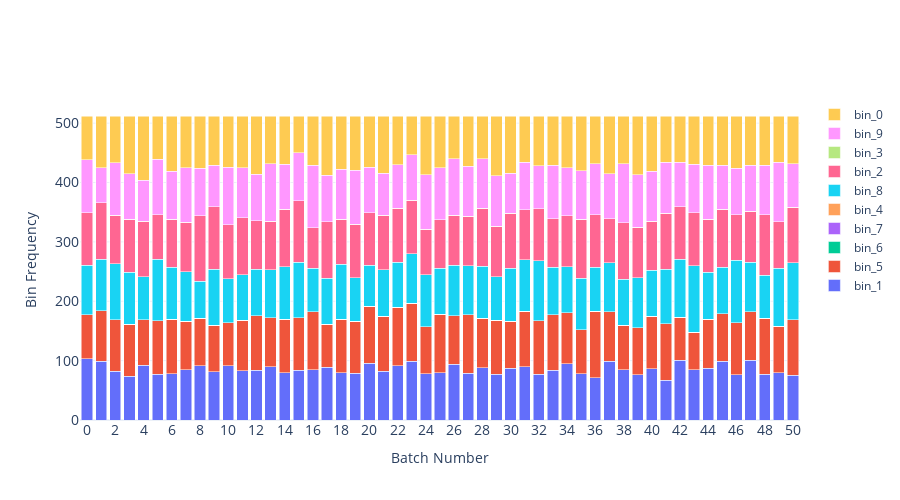

Notebook code for this chart:
### Code cell
fig = plot_batches(all_batches)
fig.update_layout(
        autosize=False,
        width=900,
        height=500,
    # title_text="",
        yaxis=dict(
            title_text="Bin Frequency",
            titlefont=dict(size=14),
            tickfont=dict(size=14),
        ),
        xaxis=dict(
            title_text="Batch Number",
            titlefont=dict(size=14),
            tickfont=dict(size=14),
        ),
    barmode="stack",
    )
fig.show()

### Figure 1 — Plotly figure (JSON) as saved in the notebook; plotly's stock layout.template omitted (floating-point values rounded to 4 significant figures)
{"data": [{"name": "bin_1", "textposition": "auto", "type": "bar", "x": ["0", "1", "2", "3", "4", "5", "6", "7", "8", "9", "10", "11", "12", "13", "14", "15", "16", "17", "18", "19", "20", "21", "22", "23", "24", "25", "26", "27", "28", "29", "30", "31", "32", "33", "34", "35", "36", "37", "38", "39", "40", "41", "42", "43", "44", "45", "46", "47", "48", "49", "50"], "y": [103, 99, 82, 74, 92, 77, 78, 85, 91, 81, 91, 83, 84, 90, 80, 84, 85, 89, 80, 79, 96, 82, 91, 99, 78, 80, 94, 79, 88, 77, 87, 90, 77, 84, 95, 78, 71, 99, 85, 76, 86, 67, 101, 85, 87, 99, 76, 101, 77, 80, 75]}, {"name": "bin_5", "textposition": "auto", "type": "bar", "x": ["0", "1", "2", "3", "4", "5", "6", "7", "8", "9", "10", "11", "12", "13", "14", "15", "16", "17", "18", "19", "20", "21", "22", "23", "24", "25", "26", "27", "28", "29", "30", "31", "32", "33", "34", "35", "36", "37", "38", "39", "40", "41", "42", "43", "44", "45", "46", "47", "48", "49", "50"], "y": [74, 85, 87, 87, 77, 90, 92, 81, 80, 79, 73, 85, 92, 82, 90, 88, 97, 72, 90, 87, 96, 93, 99, 98, 79, 98, 82, 98, 83, 91, 79, 93, 90, 93, 86, 74, 112, 83, 75, 79, 89, 95, 72, 63, 83, 80, 88, 81, 94, 78, 94]}, {"name": "bin_6", "textposition": "auto", "type": "bar", "x": ["0", "1", "2", "3", "4", "5", "6", "7", "8", "9", "10", "11", "12", "13", "14", "15", "16", "17", "18", "19", "20", "21", "22", "23", "24", "25", "26", "27", "28", "29", "30", "31", "32", "33", "34", "35", "36", "37", "38", "39", "40", "41", "42", "43", "44", "45", "46", "47", "48", "49", "50"], "y": [0, 0, 0, 0, 0, 0, 0, 0, 0, 0, 0, 0, 0, 0, 0, 0, 0, 0, 0, 0, 0, 0, 0, 0, 0, 0, 0, 0, 0, 0, 0, 0, 0, 0, 0, 0, 0, 0, 0, 0, 0, 0, 0, 0, 0, 0, 0, 0, 0, 0, 0]}, {"name": "bin_7", "textposition": "auto", "type": "bar", "x": ["0", "1", "2", "3", "4", "5", "6", "7", "8", "9", "10", "11", "12", "13", "14", "15", "16", "17", "18", "19", "20", "21", "22", "23", "24", "25", "26", "27", "28", "29", "30", "31", "32", "33", "34", "35", "36", "37", "38", "39", "40", "41", "42", "43", "44", "45", "46", "47", "48", "49", "50"], "y": [0, 0, 0, 0, 0, 0, 0, 0, 0, 0, 0, 0, 0, 0, 0, 0, 0, 0, 0, 0, 0, 0, 0, 0, 0, 0, 0, 0, 0, 0, 0, 0, 0, 0, 0, 0, 0, 0, 0, 0, 0, 0, 0, 0, 0, 0, 0, 0, 0, 0, 0]}, {"name": "bin_4", "textposition": "auto", "type": "bar", "x": ["0", "1", "2", "3", "4", "5", "6", "7", "8", "9", "10", "11", "12", "13", "14", "15", "16", "17", "18", "19", "20", "21", "22", "23", "24", "25", "26", "27", "28", "29", "30", "31", "32", "33", "34", "35", "36", "37", "38", "39", "40", "41", "42", "43", "44", "45", "46", "47", "48", "49", "50"], "y": [0, 0, 0, 0, 0, 0, 0, 0, 0, 0, 0, 0, 0, 0, 0, 0, 0, 0, 0, 0, 0, 0, 0, 0, 0, 0, 0, 0, 0, 0, 0, 0, 0, 0, 0, 0, 0, 0, 0, 0, 0, 0, 0, 0, 0, 0, 0, 0, 0, 0, 0]}, {"name": "bin_8", "textposition": "auto", "type": "bar", "x": ["0", "1", "2", "3", "4", "5", "6", "7", "8", "9", "10", "11", "12", "13", "14", "15", "16", "17", "18", "19", "20", "21", "22", "23", "24", "25", "26", "27", "28", "29", "30", "31", "32", "33", "34", "35", "36", "37", "38", "39", "40", "41", "42", "43", "44", "45", "46", "47", "48", "49", "50"], "y": [84, 87, 94, 88, 72, 104, 87, 84, 63, 94, 74, 77, 78, 81, 88, 94, 74, 78, 92, 74, 69, 78, 76, 83, 88, 78, 85, 83, 88, 73, 90, 87, 101, 80, 77, 87, 74, 83, 77, 85, 77, 92, 98, 112, 79, 78, 105, 84, 73, 98, 96]}, {"name": "bin_2", "textposition": "auto", "type": "bar", "x": ["0", "1", "2", "3", "4", "5", "6", "7", "8", "9", "10", "11", "12", "13", "14", "15", "16", "17", "18", "19", "20", "21", "22", "23", "24", "25", "26", "27", "28", "29", "30", "31", "32", "33", "34", "35", "36", "37", "38", "39", "40", "41", "42", "43", "44", "45", "46", "47", "48", "49", "50"], "y": [88, 95, 82, 89, 94, 75, 81, 83, 110, 105, 91, 96, 82, 82, 97, 103, 68, 95, 76, 90, 88, 92, 91, 90, 76, 81, 84, 83, 98, 85, 92, 84, 88, 82, 86, 99, 89, 74, 95, 85, 83, 94, 88, 89, 89, 98, 77, 86, 102, 78, 93]}, {"name": "bin_3", "textposition": "auto", "type": "bar", "x": ["0", "1", "2", "3", "4", "5", "6", "7", "8", "9", "10", "11", "12", "13", "14", "15", "16", "17", "18", "19", "20", "21", "22", "23", "24", "25", "26", "27", "28", "29", "30", "31", "32", "33", "34", "35", "36", "37", "38", "39", "40", "41", "42", "43", "44", "45", "46", "47", "48", "49", "50"], "y": [0, 0, 0, 0, 0, 0, 0, 0, 0, 0, 0, 0, 0, 0, 0, 0, 0, 0, 0, 0, 0, 0, 0, 0, 0, 0, 0, 0, 0, 0, 0, 0, 0, 0, 0, 0, 0, 0, 0, 0, 0, 0, 0, 0, 0, 0, 0, 0, 0, 0, 0]}, {"name": "bin_9", "textposition": "auto", "type": "bar", "x": ["0", "1", "2", "3", "4", "5", "6", "7", "8", "9", "10", "11", "12", "13", "14", "15", "16", "17", "18", "19", "20", "21", "22", "23", "24", "25", "26", "27", "28", "29", "30", "31", "32", "33", "34", "35", "36", "37", "38", "39", "40", "41", "42", "43", "44", "45", "46", "47", "48", "49", "50"], "y": [89, 59, 88, 77, 69, 93, 81, 92, 80, 70, 97, 84, 78, 97, 76, 81, 105, 78, 84, 91, 77, 71, 73, 77, 92, 88, 95, 84, 83, 85, 68, 80, 72, 90, 81, 82, 86, 76, 100, 88, 84, 86, 75, 82, 91, 74, 78, 77, 83, 100, 74]}, {"name": "bin_0", "textposition": "auto", "type": "bar", "x": ["0", "1", "2", "3", "4", "5", "6", "7", "8", "9", "10", "11", "12", "13", "14", "15", "16", "17", "18", "19", "20", "21", "22", "23", "24", "25", "26", "27", "28", "29", "30", "31", "32", "33", "34", "35", "36", "37", "38", "39", "40", "41", "42", "43", "44", "45", "46", "47", "48", "49", "50"], "y": [74, 87, 79, 97, 108, 73, 93, 87, 88, 83, 86, 87, 98, 80, 81, 62, 83, 100, 90, 91, 86, 96, 82, 65, 99, 87, 72, 85, 72, 101, 96, 78, 84, 83, 87, 92, 80, 97, 80, 99, 93, 78, 78, 81, 83, 83, 88, 83, 83, 78, 80]}], "layout": {"autosize": false, "barmode": "stack", "height": 500, "width": 900, "xaxis": {"autorange": true, "range": [-0.5, 50.5], "tickfont": {"size": 14}, "title": {"font": {"size": 14}, "text": "Batch Number"}, "type": "category"}, "yaxis": {"autorange": true, "range": [0, 538.9], "tickfont": {"size": 14}, "title": {"font": {"size": 14}, "text": "Bin Frequency"}, "type": "linear"}}}
